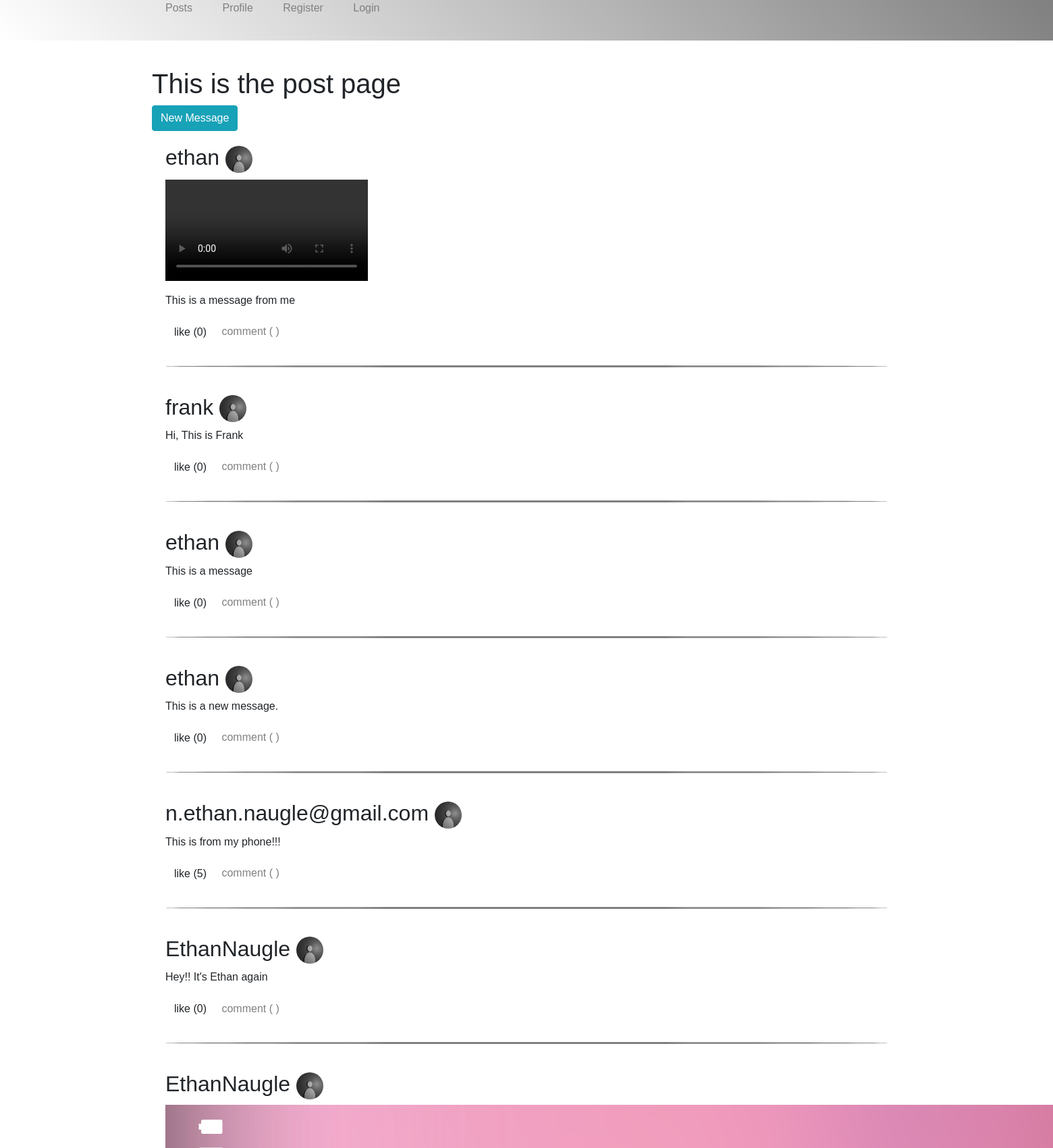
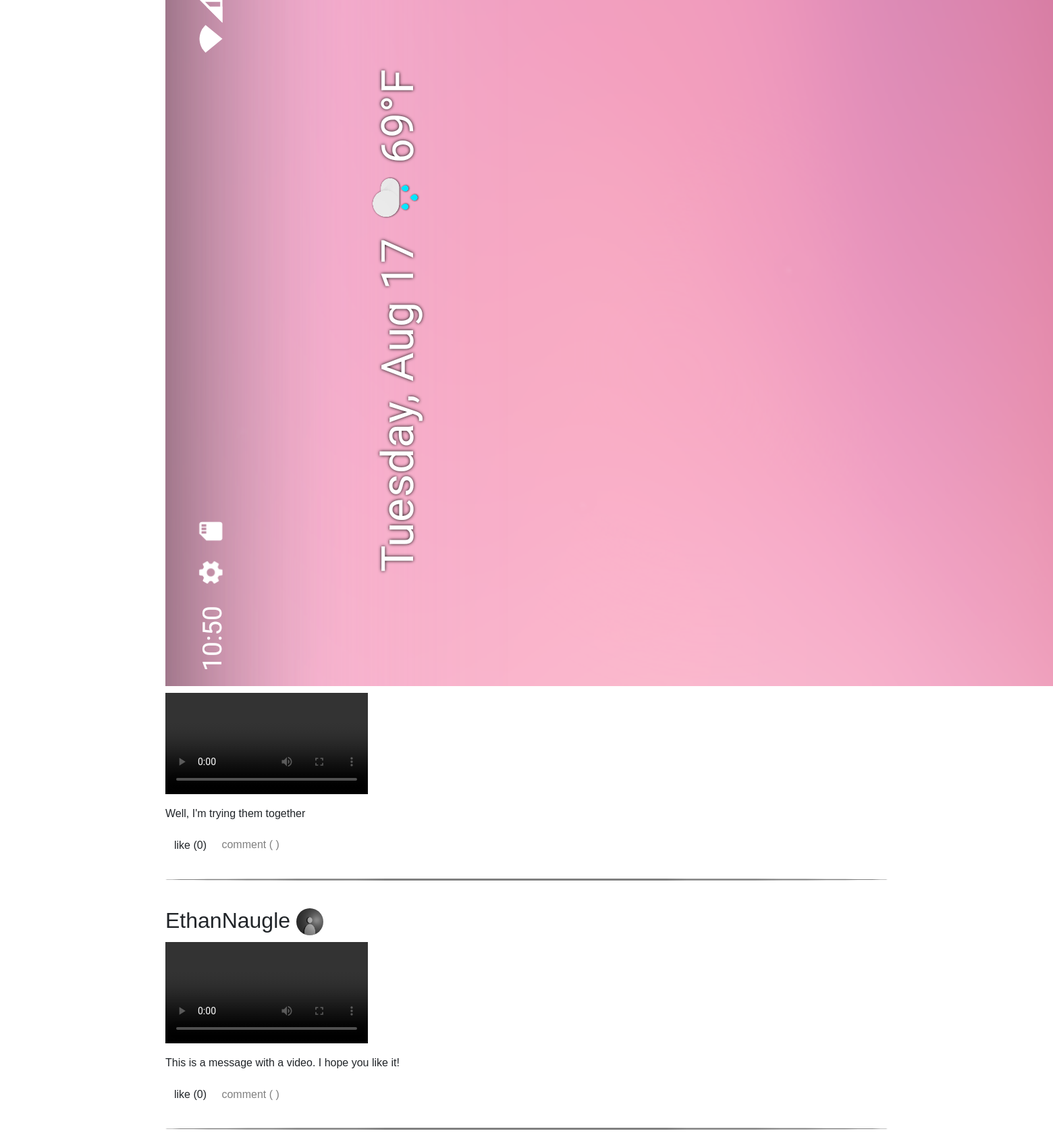
/posts/ (upper part), run on the app's committed database (2 pictures, top to bottom).
### posts/models.py (models this page shows, shortened)
class Post(models.Model):
    message = models.CharField(max_length=400)
    date = models.DateTimeField(default=timezone.now)
    author = models.ForeignKey(User, on_delete=models.CASCADE, related_name="author")
    img = models.ImageField(upload_to='media/postImg', blank=True)
    video = models.FileField(upload_to='media/postVideo', blank=True, validators=[video_file_extension])
    likes = models.ManyToManyField(User, related_name="likes")
    class Meta:
        ordering = ['-id']

### users/models.py (models this page shows, shortened)
class Profile(models.Model):
    user = models.OneToOneField(User, on_delete=models.CASCADE)
    image = models.ImageField(default='default.png')
    bio = models.TextField()
    location = models.CharField(max_length=80, blank=True)

### posts/views.py (the view)
# urls.py: path('', views.PostList, name='posts-list'),
def PostList(request):
    context = {
        "posts": Post.objects.all(),
        "comments": Comment.objects.all()
    }
    return render(request, 'posts/posts_list.html', context)

### users/templates/posts/posts_list.html (shortened to what this page needs)
{% extends 'base/base.html' %}
{% load crispy_forms_tags %}
{% block content %}
        <h1>This is the post page</h1>
        <a class="btn btn-info" href="{% url 'new-post' %}">New Message</a>
        {% for post in posts %}
            <div class="pst-crd">
                <h2>{{ post.author }} <span><img src="{{ post.author.profile.image.url }}" style="width: 40px; border-radius: 40px;"></span> </h2>
                {% if post.img %}
                    <img src="{{ post.img.url }}" alt="first-img" class="first-img">
                {% endif %}
                {% if post.video %}
                    <div style="margin: 10px auto;">
                        <video autoplay="autoplay" controls="controls" preload="metadata" class="first-img" loop="loop">
                            <source src="{{ post.video.url }}" type="video/mp4"/>
                        </video>
                    </div>
                {% endif %}
                <p>{{ post.message }}</p>
                <button class="btn" type="submit">
                    like ({% for like in post.likes.all %}{% if forloop.last %}{{ forloop.counter }}{% endif %}{% empty %}0{% endfor %})
                </button>
                <a class="btm-btn author-btn" href="#">
                    comment (
                )
                </a>
                <div class="bar"></div>
            </div>
        {% empty %}
            <div class="message-box-local">
                <p>No posts yet.</p>
            </div>
        {% endfor %}
{% endblock content %}

### users/templates/base/base.html (shortened to what this page needs)
{% load static %}
<!DOCTYPE html>
<html>
    <head>
        <link href="{% static 'css/bootstrap.min.css' %}" rel="stylesheet">
        <link rel="stylesheet" href="{% static 'base.css' %}">
    </head>
    <body>
    <header>
        <div class="container">
        <a style="margin: 20px;" href="{% url 'posts-list' %}">Posts</a>
        <a style="margin: 20px;" href="{% url 'profile' %}">Profile</a>
        {% if not user.is_authenticated %}
        <a style="margin: 20px;" href="{% url 'register' %}">Register</a>
        <a style="margin: 20px;" href="{% url 'login' %}">Login</a>
        {% else %}
        <a style="margin: 20px;" href="{% url 'logout' %}">Logout</a>
        {% if user.is_staff %}
        <a style="margin: 20px;" href="/admin">Admin</a>
        {% endif %}
        {% endif %}
    </div>
    </header>
        <div class="mt-40">
        <div class="container">
        {% block content %}
        {% endblock content %}
        </div>
        </div>
    </body>
</html>

### users/static/base.css (style rules this page uses)
* { font-family: sans-serif; }
a { text-decoration: none; font-family: sans-serif; color: grey; }
header { height: 60px; background: linear-gradient(45deg, white, grey); }
.mt-40 { margin-top: 40px; }
.pst-crd { background: white; padding: 20px; }
.first-img { height: auto; background: white; }
.btm-btn { margin-right: 10px; padding: 5px; }
.bar { height: 3px; background: grey; margin-top: 30px; border-radius: 100%; }

### data on the page
Post: author "ethan", author.profile.image (placeholder picture), message "This is a message from me"
Post: author "frank", author.profile.image (placeholder picture), message "Hi, This is Frank"
Post: author "ethan", author.profile.image (placeholder picture), message "This is a message"
Post: author "ethan", author.profile.image (placeholder picture), message "This is a new message."
Post: author "n.ethan.naugle@gmail.com", author.profile.image (placeholder picture), message "This is from my phone!!!"
Post: author "EthanNaugle", author.profile.image (placeholder picture), message "Hey!! It's Ethan again"
Post: author "EthanNaugle", author.profile.image (placeholder picture), img (picture), message "Well, I'm trying them together"
Post: author "EthanNaugle", author.profile.image (placeholder picture), message "This is a message with a video. I hope you like it!"
